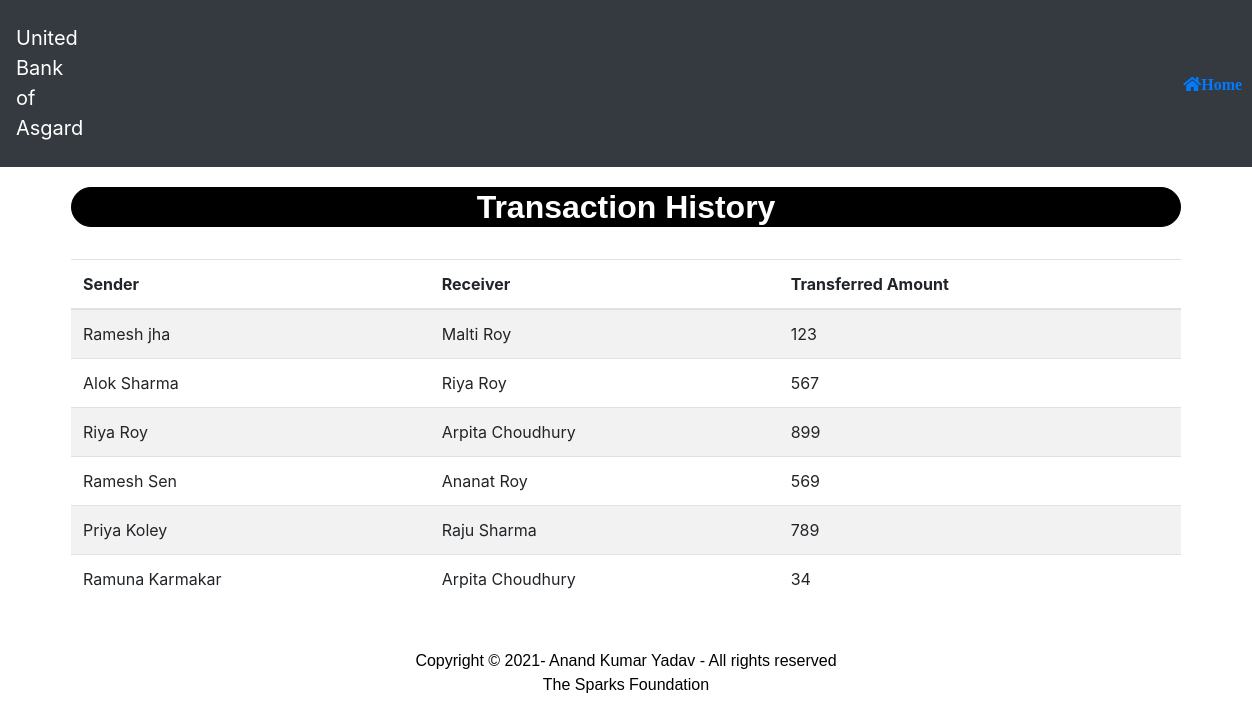
The app's page /transactionDetails.php with its own data.
### tables this page shows
CREATE TABLE `transaction` (
  `sender` varchar(50) NOT NULL,
  `receiver` varchar(50) NOT NULL,
  `credits` int(10) NOT NULL
);

### transactionDetails.php (the view, shortened to what this page needs)
<!DOCTYPE html>
<html lang="en">
<head>
   <link rel="stylesheet" href="https://stackpath.bootstrapcdn.com/bootstrap/4.5.2/css/bootstrap.min.css">
   <link rel="stylesheet" href="css/fontawesome/css/all.min.css">
</head>
<body>
  <nav class="navbar navbar-expand-sm bg-dark navbar-dark">
<p class="logo-text">United Bank of Asgard</p>
<ul class="navbar-nav">
<li class="list-customer">
<a class="fas fa-home" href="index.php">Home</a>
</li>
</ul>
</nav>
        <div class="container divStyle" >
        <h2>Transaction History</h2>
       <br>
       <div class="table-responsive-sm">
    <table class="table roundedCorners  tabletext table-hover table-striped table-condensed" >
        <thead>
            <tr>
                <th>Sender</th>
                <th>Receiver</th>
                <th> Transferred Amount</th>
            </tr>
        </thead>
        <tbody>
        <?php
            include 'config.php';
            $sql ="select * from transaction";
            $query =mysqli_query($conn, $sql);
            while($rows = mysqli_fetch_array($query))
            {
        ?>
            <tr>
            <td><?php echo $rows['sender']; ?></td>
            <td><?php echo $rows['receiver']; ?></td>
            <td><?php echo $rows['credits']; ?> </td>
        <?php
            }
        ?>
        </tbody>
    </table>
    </div>
</div>
<footer class="background">
      <p class="text-footer">
        Copyright &copy; 2021- Anand Kumar Yadav - All rights reserved
        <br>The Sparks Foundation</br>
      </p>
  </footer>
</body>
</html>

### transactionDetails.php (style rules this page uses)
.logo-text { font-size:20px; color: white; padding-top: 15px; }
.list-customer { padding-left: 1100px; }
h2 { text-align: center; margin-top: 20px; text-decoration: bold; font-family: sans-serif; color: white; background:black; border: 1px solid black; border-radius: 50px; font-weight: bold; }
.text-footer { text-align: center; padding: 30px 0; font-family: 'Ubuntu',sans-serif; display: flex; justify-content: center; color: black; }

### records on screen
transaction: sender "Ramesh jha", receiver "Malti Roy", credits "123"
transaction: sender "Alok Sharma", receiver "Riya Roy", credits "567"
transaction: sender "Riya Roy", receiver "Arpita Choudhury", credits "899"
transaction: sender "Ramesh Sen", receiver "Ananat Roy", credits "569"
transaction: sender "Priya Koley", receiver "Raju Sharma", credits "789"
transaction: sender "Ramuna Karmakar", receiver "Arpita Choudhury", credits "34"
